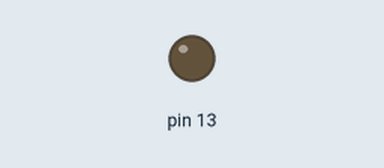
Bench run of a sketch on a simulated Arduino Uno, built with avr-gcc and run on an emulated ATmega328P. Parts: output pins drawn as LEDs (lit = HIGH). What the sketch prints to the serial monitor is not drawn.

Above: at 16.0 s.
At 19.91 s:
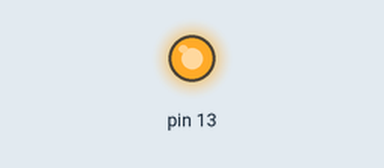
Timing chart, 0 to 30.2 s (numbered marks = the images above):
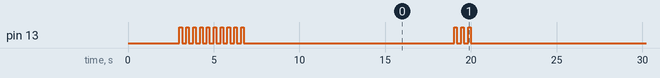

The sketch:

test_rs485multiport_master2.ino
```cpp
#include <SoftwareSerial.h>

// This is master for two way communication!

SoftwareSerial mySerial(10, 11); // RX, TX

void setup() {
  Serial.begin(9600);
  while (!Serial) {
  }
  delay(3000);
  while (Serial.available()) {
    Serial.read();
  }
  mySerial.begin(9600);
  handleError(10);
}

void handleError(byte errNo) {
  pinMode(13, OUTPUT);
  for (int i = 0; i < errNo; i++) {
    digitalWrite(13,HIGH);
    delay(150);
    digitalWrite(13,LOW);
    delay(250);
  }
  delay(6000);
}

static int COUNTERS_ON_SINGLE_BYTE = 3000; // Adjust for single byte (depending on Serial speed and clock speed)

boolean availableTimedOut(int timeOut) {
  int i = timeOut;
  while(!Serial.available()) {
    if (--i == 0) {
      return false;
    }
  }
  return true;
}

/**
 * slaveNo - from 0 to F
 * p_D port D state (single byte)
 * return error, 0 if OK
 */
int readPortsSlaveState(int slaveNo, int & port_D) {
  while (Serial.available()) {
    Serial.read();
    return 1;
  }

  Serial.write(0xA5);
  Serial.write(0xA0);
  Serial.write(0xAF);

  while (Serial.transmitting()) {
    if (Serial.available()) {
      return 2;
    }
  }

  if (!availableTimedOut(COUNTERS_ON_SINGLE_BYTE) || Serial.read() != 0xA0) { // wrong reply! should be Slave ID!
    return 3;
  }
  if (!availableTimedOut(COUNTERS_ON_SINGLE_BYTE)) {
    return 4; // error!
  }
  int p_D = Serial.read();
  if (!availableTimedOut(COUNTERS_ON_SINGLE_BYTE) || (byte)Serial.read() != (byte)~p_D) {
    return 5; // error!
  }

  Serial.write(p_D);
  Serial.write(0xA6);
  while (Serial.transmitting()) {
    if (Serial.available()) {
      return 6;
    }
  }
  port_D = p_D;
  return 0;
}

void loop() {
  delay(6000);

  mySerial.println("----");
  int port_D = 0;
  int error = readPortsSlaveState(0, port_D);
  if (error != 0) {
    handleError(error);
  }
  mySerial.println(port_D);
}
```

Measured:
- by itself, pin 13: repeats every 13.2 s: LOW 12.3 s, HIGH 0.15 s, LOW 0.25 s, HIGH 0.15 s, LOW 0.25 s, HIGH 0.15 s
- by itself, everything shown: repeats every 13.2 s, in 6 steps
